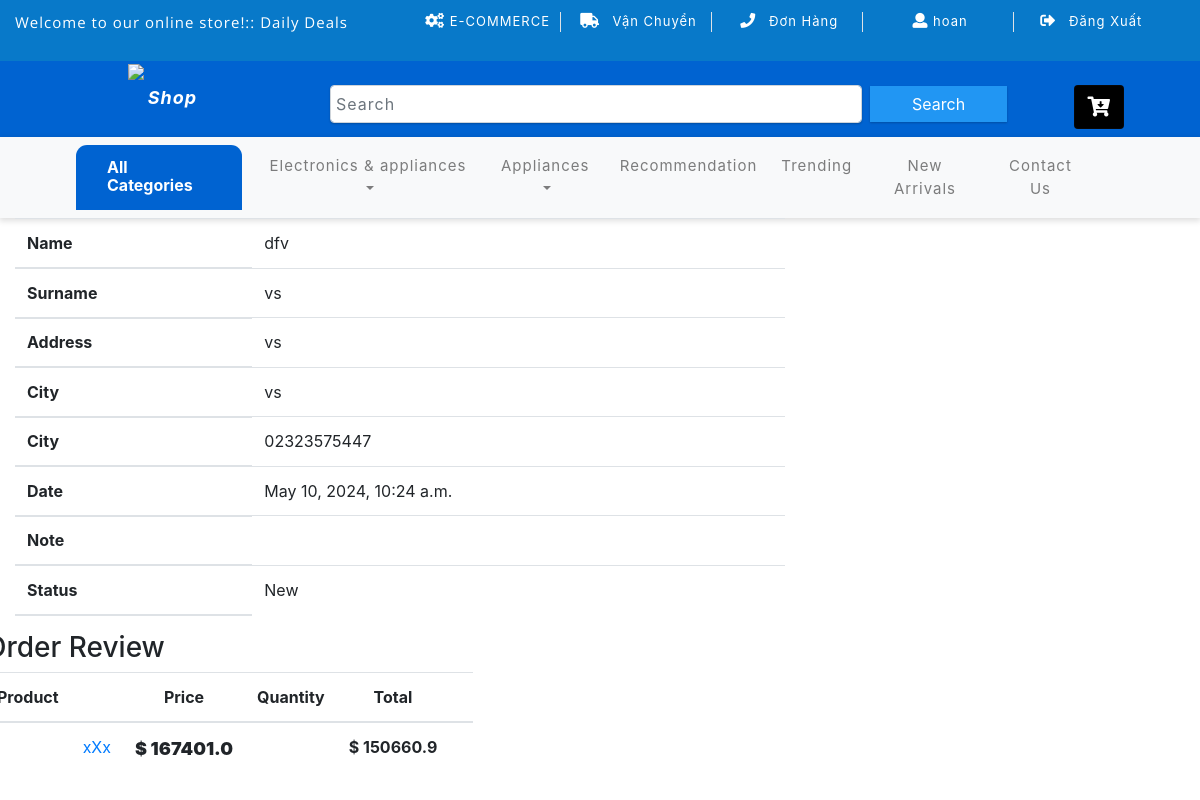
Screenshot of /order/detail/1 (signed in) with the database file from the repository.
### order/models.py (models this page shows, shortened)
class Order(models.Model):
    STATUS = (
        ("New", "New"),
        ("Accepted", "Accepted"),
        ("Preaparing", "Preaparing"),
        ("OnShipping", "OnShipping"),
        ("Completed", "Completed"),
        ("Canceled", "Canceled"),
    )
    user = models.ForeignKey(User, on_delete=models.CASCADE)
    name = models.CharField(max_length=10)
    surname = models.CharField(max_length=10)
    address = models.CharField(max_length=150)
    city = models.CharField(max_length=20)
    phone = models.CharField(max_length=20)
    total = models.FloatField()
    note = models.TextField(null=True, default="")
    status = models.CharField(choices=STATUS, default="New", max_length=15)
    create_at = models.DateTimeField(auto_now_add=True)
    update_at = models.DateTimeField(auto_now=True)

class OrderDetail(models.Model):
    order = models.ForeignKey(Order, on_delete=models.CASCADE)
    user = models.ForeignKey(User, on_delete=models.CASCADE)
    product = models.ForeignKey(Product, on_delete=models.CASCADE)
    price = models.FloatField()
    total = models.FloatField()
    create_at = models.DateTimeField(auto_now_add=True)
    update_at = models.DateTimeField(auto_now=True)

### shop/models.py (models this page shows, shortened)
class Product(models.Model):
    category = models.ForeignKey(Category, related_name="products", on_delete=models.CASCADE)
    subCategory = models.ForeignKey(SubCategory, on_delete=models.CASCADE)
    name = models.CharField(max_length=200, db_index=True)
    slug = models.CharField(max_length=200, db_index=True)
    image = models.ImageField(upload_to="products/%Y/%m/%d", blank=True, max_length=255)
    description = models.TextField(blank=True,null=True)
    price = models.PositiveIntegerField()
    discount_price = models.FloatField(blank=True, null=True)
    stock = models.PositiveIntegerField(default=100)
    available = models.BooleanField(default=True)
    def __init__(self, *args, **kwargs):
        super(Product, self).__init__(*args, **kwargs)
        if self.price:
            self.discount_price = self.price * 0.9
    class Meta:
        index_together = (("id", "slug"),)

### order/views.py (the view)
# urls.py: path("detail/<int:id>", views.order_detail, name="orderdetail"),
@login_required(login_url="/login")
def order_detail(request, id):
    order = Order.objects.get(pk=id)
    items = OrderDetail.objects.all().filter(order=id)
    context = {
        "page": "detail",
        "order": order,
        "items": items,
    }
    return render(request, "order_detail.html", context)

### templates/order_detail.html (shortened to what this page needs)
{% extends 'base.html' %}
{% load static %}
{% block body %}
                <div class="col-md-8">
                    <div class="billing-details">
                            <table class="shopping-cart-table table">
                                <thead>
                                <tr>
                                    <th>Name</th>   <td>{{ order.name }}</td>
                                <tr>
                                <tr>
                                    <th>Surname</th>   <td>{{ order.surname }}</td>
                                <tr>
                                <tr>
                                    <th>Address</th>   <td>{{ order.address }}</td>
                                <tr>
                                <tr>
                                    <th>City</th>   <td>{{ order.city }}</td>
                                <tr>
                                <tr>
                                    <th>City</th>   <td>{{ order.phone }}</td>
                                <tr>
                                <tr>
                                    <th>Date</th>   <td>{{ order.create_at }}</td>
                                <tr>
                                <tr>
                                    <th>Note</th>   <td>    {{ order.note }}      </td>
                                <tr>
                                <tr>
                                    <th>Status</th>   <td>{{ order.status }} </td>
                                </thead>
                            </table>
                    </div>
                </div>
                <div class="row">
                    <div class="order-summary clearfix">
                        <div class="section-title">
                            <h3 class="title">Order Review</h3>
                        </div>
                        <table class="shopping-cart-table table">
                            <thead>
                            <tr>
                                <th>Product</th>
                                <th></th>
                                <th class="text-center">Price</th>
                                <th class="text-center">Quantity</th>
                                <th class="text-center">Total</th>
                                <th class="text-right"></th>
                            </tr>
                            </thead>
                            <tbody>
                            {% for rs in items %}
                                <tr>
                                    <td class="thumb"><img src="{{ rs.product.image.url }}" alt=""></td>
                                    <td class="details"> <a href="#">{{ rs.product.name }}</a>    </td>
                                    <td class="price text-center"><strong>$ {{ rs.price }}</strong></td>
                                    <td class="qty text-center"><strong>{{ rs.quantity }}</strong></td>
                                    <td class="total text-center"><strong class="primary-color">$ {{ rs.total }}</strong></td>
                                    <td class="text-right"></td>
                                </tr>
                            {% endfor %}
                            </tbody>
                        </table>
                    </div>
                </div>
{% endblock %}

### templates/base.html (shortened to what this page needs)
{% load static %}
<!DOCTYPE html>
<html lang="en">
<head>
</head>
<body>
{% load bootstrap3 %}
{% load static %}
<!DOCTYPE html>
<html lang="zxx">
<head>
	<link href="{% static 'shop/css/bootstrap.css' %}" rel="stylesheet" type="text/css" media="all" />
	<link href="{% static 'shop/css/style.css' %}" rel="stylesheet" type="text/css" media="all" />
	<link rel="stylesheet" href="{% static 'shop/css/fontawesome-all.css' %}">
	<link href="{% static 'shop/css/popuo-box.css' %}" rel="stylesheet" type="text/css" media="all" />
	<link href="{% static 'shop/css/menu.css' %}" rel="stylesheet" type="text/css" media="all" />
	<link href="{% static 'shop/css/owl.carousel.css' %}" rel="stylesheet" type="text/css" media="all">
	<link rel="stylesheet" type="text/css" href="{% static 'shop/css/main-color.css' %}">
<link href="//maxcdn.bootstrapcdn.com/bootstrap/4.1.1/css/bootstrap.min.css" rel="stylesheet" id="bootstrap-css">
</head>
<body>
	<div class="agile-main-top">
		<div class="container-fluid">
			<div class="row main-top-w3l py-2">
				<div class="col-lg-4 header-most-top">
						<p class="text-white"> Welcome to our online store!:: <i class="{% static 'fas fa-gift' %}"></i><a href="#" class="text-white"> Daily Deals</a></p>
				</div>
				<div class="col-lg-8 header-right mt-lg-0 mt-2">
					<ul>
                        <li class="text-center border-right text-white"><a href="#" class="text-white">	<i class="fas fa-cogs"></i></i> E-COMMERCE</a></li>
						<li class="text-center border-right text-white">
							<a href="#" class="text-white"><i class="fas fa-truck mr-2"></i> Vận Chuyển</a>
						</li>
						<li class="text-center border-right text-white">
							<a href="{% url 'order:orderindex' %}" class="text-white">
								<i class="fas fa-phone mr-2"></i> Đơn Hàng</a></li>
						{% if request.user.is_authenticated %}
						<li class="text-center border-right text-white">
							<a href="{{ profile.get_absolute_url }}" class="text-white">
								<i class="fa fa-user"></i> {{ request.user}} </a>
						</li>
						<li class="text-center  boarder-right text-white">
							<a href="{% url 'shop:logout' %}"  class="text-white">
								<i class="fas fa-sign-out-alt mr-2"></i> Đăng Xuất </a>
						</li>
					{% endif %}
					</ul>
				</div>
			</div>
		</div>
	</div>
<div class="main-top-bottom">
	<div class="header-bot">
		<div class="container">
			<div class="row header-bot_inner_wthreeinfo_header_mid">
				<div class="col-md-3 logo_agile">
					<h6 class="text-center">
						<a href="{% url  'shop:index' %}" class="font-weight-bold font-italic">
							<img src="" alt=" " class="img-fluid" height="50px" width="50px">Shop
						</a>
					</h6>
				</div>
				<div class="col-md-9 header mt-4 mb-md-0 mb-4">
					<div class="row">
						<div class="col-10 agileits_search">
							<form class="form-inline" action='{% url "shop:query" %}' method="GET">
								<input class="form-control mr-sm-2" name="q" type="search" placeholder="Search" aria-label="Search" required>
								<button class="btn my-2 my-sm-0" type="submit">Search</button>
							</form>
						</div>
						<div class="col-2 top_nav_right text-center mt-sm-0 mt-2">
							<div class="wthreecartaits wthreecartaits2 cart cart box_1">
									<a href="{% url 'order:shopcart' %}"><button class="btn w3view-cart" type="submit" name="submit" value="">
										<i class="fas fa-cart-arrow-down"></i>
									</button>
									</a>
							</div>
						</div>
					</div>
				</div>
			</div>
		</div>
	</div>
</div>
	<div class="navbar-inner">
		<div class="container">
			<nav class="navbar navbar-expand-lg navbar-light bg-light">
	<header id="header">
                    <div class="col-lg-12 col-md-4">
                        <div class="vertical-menu vertical-category-block">
							<a href="{% url 'shop:index' %}">
                            <div class="block-title">
                                <span class="menu-title">All Categories</span>
                            </div>
								</a>
            </div>
        </div>
    </header>
				<div class="collapse navbar-collapse" id="navbarSupportedContent">
					<ul class="navbar-nav ml-auto text-center mr-xl-5">
						<li class="nav-item dropdown mr-lg-2 mb-lg-0 mb-2">
							<a class="nav-link dropdown-toggle" href="#" role="button" data-toggle="dropdown" aria-haspopup="true" aria-expanded="false">
								Electronics & appliances
							</a>
						</li>
						<li class="nav-item dropdown mr-lg-2 mb-lg-0 mb-2">
							<a class="nav-link dropdown-toggle" href="#" role="button" data-toggle="dropdown" aria-haspopup="true" aria-expanded="false">
								Appliances
							</a>
						</li>
						<li class="nav-item  mr-lg-2 mb-lg-0 mb-2">
							<a class="nav-link" href="{% url 'matrixfactorization:recommend' %}">Recommendation</a>
							</li>
							<li class="nav-item mr-lg-2 mb-lg-0 mb-2">
								<a class="nav-link" href="{% url 'shop:about' %}">Trending</a>
							</li>
							<li class="nav-item mr-lg-2 mb-lg-0 mb-2">
								<a class="nav-link" href="{% url 'shop:product_list' %}">New Arrivals</a>
							</li>
							<li class="nav-item">
								<a class="nav-link" href="">Contact Us</a>
							</li>
					</ul>
				</div>
			</nav>
		</div>
	</div>
    {% block body %}{% endblock %}
</body>
</html>

### shop/static/shop/css/style.css (style rules this page uses)
@media (min-width: 769px) { .container { padding: 0; } }
.vertical-category-block .block-title { display: block; padding: 13px 30px 13px 17px; border-top-right-radius: 11px; border-top-left-radius: 11px; position: relative; }
.vertical-category-block .block-title .menu-title { font-size: 16px; line-height: 18px; color: #ffffff; font-weight: 700; display: inline-block; padding-left: 14px; }
.vertical-category-block:not(.always) .block-title { cursor: pointer; }
body { font-family: 'Muli', sans-serif; background:#ddd; }
.price { font-size:18px; font-weight:bold; }
html, body { margin: 0; font-size: 100%; background: #fff; font-family: 'Open Sans', sans-serif; }
body a { text-decoration: none; transition: 0.5s all; -webkit-transition: 0.5s all; -moz-transition: 0.5s all; -o-transition: 0.5s all; -ms-transition: 0.5s all; }
a { transition: 0.5s all; -webkit-transition: 0.5s all; -moz-transition: 0.5s all; -o-transition: 0.5s all; -ms-transition: 0.5s all; }
h1, h2, h3, h4, h5, h6 { margin: 0; font-family: 'Lato', sans-serif; color: black; }
p { margin: 0; letter-spacing: 1px; font-size: 15px; line-height: 1.9; color: #999; font-family: 'Open Sans', sans-serif; }
ul { margin: 0; padding: 0; }
.main-top-w3l { background: #0879c9; }
.main-top-bottom { background: #0063d1; }
.header-most-top p { letter-spacing: 1px; font-size: 15px; }
.header-right ul li { display: inline-block; width: 19%; font-size: 13px; letter-spacing: 1px; }
.header-right ul li a { text-decoration: none; }
.header-right ul li i { font-size: 15px; }
.agileits_search input[type="search"] { color: #191e21; width: 78%; letter-spacing: 1px; padding: 5px; box-shadow: 0px 1px 2px 0px rgba(0, 0, 0, 0.22); }
.agileits_search button { border-radius: 0; background: #2196F3; color: #fff; width: 20%; box-shadow: 0px 1px 2px 0px rgba(0, 0, 0, 0.22); padding: 5px; }
.logo_agile h6 a { color: #FFF; font-size: 18px; text-decoration: none; letter-spacing: 1px; position: relative; }
.logo_agile h6 a img { position: absolute; left: -40%; top: -23px; }
.logo_agile { padding: 26px 0 21px; }
button.w3view-cart { font-size: 20px; color: #fff; width: 50px; height: 44px; background: #000; border: 1px solid rgba(27, 25, 25, 0.27); }
.navbar-inner { background: #f8f9fa; box-shadow: 0px 2px 6px 1px rgba(0, 0, 0, 0.13); }
.navbar-light .navbar-nav .nav-link { letter-spacing: 1px; font-size: 15px; color: #000; }

### rows the page displays
Order: name "dfv", surname "vs", address "vs", city "vs", phone "02323575447", create_at "May 10, 2024, 10:24 a.m.", status "New"
OrderDetail: product.name "xXx", price "167401.0", total "150660.9"

### other values shown
{{ request.user }} "hoan"
